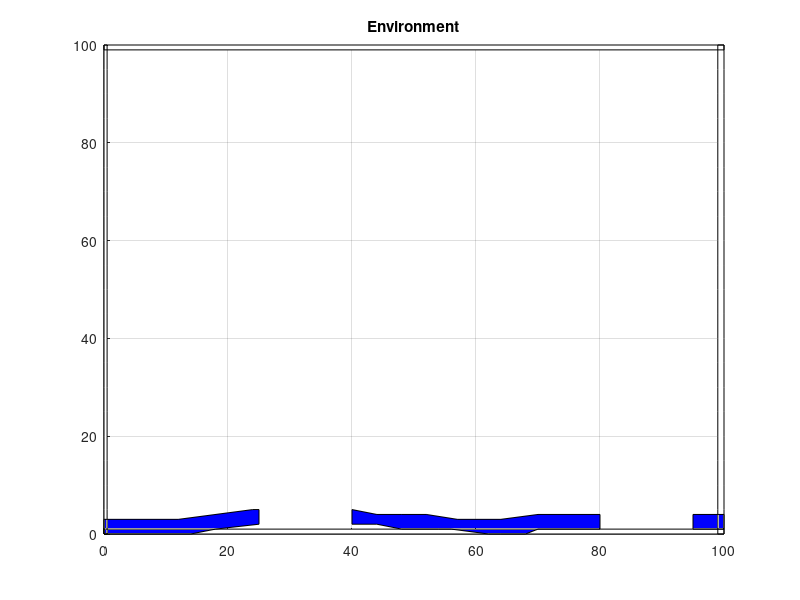

MATLAB code to generate this figure: (Note: this script raises an error after producing the figure.)
% My code
% I want dynamic obstacles so I will have to compute the field again each
% time the robot or the obstacles move.
% I have to use my own code really as I want multiple obstacles and
% multiple robots which the provided code doesn't really allow for. Check
% withg Lyuba that this ok... 
d2r = 0.0174533;


close all;

%%

clf;
clc;
clear;

szGridX = 100;
szGridY = 100;

% draw environment
figure(1)
title('Environment')
hold on
axis([0 szGridX 0 szGridY]);
grid on;
% 

% border left
BorderLx1 = [000 000 000 000 000 000 000 000 000 000 000 000 000 000 000 000 000 000 000 000 000];
BorderLy1 = [000 005 010 015 020 025 030 035 040 045 050 055 060 065 070 075 080 085 090 095 100];
BorderLx2 = 0.5*[001 001 001 001 001 001 001 001 001 001 001 001 001 001 001 001 001 001 001 001 001 000];
BorderLy2 = [100 095 090 085 080 075 070 065 060 055 050 045 040 035 030 025 020 015 010 005 000 000];
BorderLx = [BorderLx1 BorderLx2];
BorderLy = [BorderLy1 BorderLy2];
hgBorderL = hgtransform;
gfxBorderL = patch('XData',BorderLx,'YData',BorderLy,'FaceColor','white','Parent',hgBorderL);

% border lower
BorderBx1 = [000 005 010 015 020 025 030 035 040 045 050 055 060 065 070 075 080 085 090 095 100];
BorderBy1 = [000 000 000 000 000 000 000 000 000 000 000 000 000 000 000 000 000 000 000 000 000];
BorderBx2 = [100 095 090 085 080 075 070 065 060 055 050 045 040 035 030 025 020 015 010 005 000 000];
BorderBy2 = [001 001 001 001 001 001 001 001 001 001 001 001 001 001 001 001 001 001 001 001 001 000];
BorderBx = [BorderBx1 BorderBx2];
BorderBy = [BorderBy1 BorderBy2];
hgBorderB = hgtransform;
gfxBorderB = patch('XData',BorderBx,'YData',BorderBy,'FaceColor','white','Parent',hgBorderB);

% border top
BorderTx1 = [000 005 010 015 020 025 030 035 040 045 050 055 060 065 070 075 080 085 090 095 100];
BorderTy1 = [099 099 099 099 099 099 099 099 099 099 099 099 099 099 099 099 099 099 099 099 099];
BorderTx2 = [100 095 090 085 080 075 070 065 060 055 050 045 040 035 030 025 020 015 010 005 000 000];
BorderTy2 = [100 100 100 100 100 100 100 100 100 100 100 100 100 100 100 100 100 100 100 100 100 099];
BorderTx = [BorderTx1 BorderTx2];
BorderTy = [BorderTy1 BorderTy2];
hgBorderT = hgtransform;
gfxBorderT = patch('XData',BorderTx,'YData',BorderTy,'FaceColor','white','Parent',hgBorderT);

% border right
BorderRx1 = [099 099 099 099 099 099 099 099 099 099 099 099 099 099 099 099 099 099 099 099 099];
BorderRy1 = [000 005 010 015 020 025 030 035 040 045 050 055 060 065 070 075 080 085 090 095 100];
BorderRx2 = [100 100 100 100 100 100 100 100 100 100 100 100 100 100 100 100 100 100 100 100 100 099];
BorderRy2 = [100 095 090 085 080 075 070 065 060 055 050 045 040 035 030 025 020 015 010 005 000 000];
BorderRx = [BorderRx1 BorderRx2];
BorderRy = [BorderRy1 BorderRy2];
hgBorderR = hgtransform;
gfxBorderR = patch('XData',BorderRx,'YData',BorderRy,'FaceColor','white','Parent',hgBorderR);


%{
Borderx1 = [00 05 10 15 20 25 30 35 40 45 50 55 60 65 70 75 80 85 90 95 100];
Bordery1 = [00 00 00 00 00 00 00 00 00 00 00 00 00 00 00 00 00 00 00 00 000]; 
Borderx2 = [100 100 100 100 100 100 100 100 100 100 100 100 100 100 100 100 100 100 100 100];
Bordery2 = [005 010 015 020 025 030 035 040 045 050 055 060 065 070 075 080 085 090 095 100];
Borderx3 = [095 090 085 080 075 070 065 060 055 050 045 040 035 030 025 020 015 010 005 000];
Bordery3 = [100 100 100 100 100 100 100 100 100 100 100 100 100 100 100 100 100 100 100 100];
Borderx4 = [000 000 000 000 000 000 000 000 000 000 000 000 000 000 000 000 000 000 000 000];
Bordery4 = [095 090 085 080 075 070 065 060 055 050 045 040 035 030 025 020 015 010 005 000];
Borderx = [Borderx1 Borderx2 Borderx3 Borderx4];
Bordery = [Bordery1 Bordery2 Bordery3 Bordery4];
%}

%{
% draw long building - long
%drawLongBuilding(10,70);
hgLongBuilding = hgtransform;
%LongBuildingx = [0 00 10 20 30 40 50 50 40 30 20 10 00];
%LongBuildingy = [0 10 10 10 10 10 10 00 00 00 00 00 00];
LongBuildingx = [0 00 00 05 10 15 20 25 30 35 40 45 50 50 50 45 40 35 30 25 20 15 10 05 00];
LongBuildingy = [0 05 10 10 10 10 10 10 10 10 10 10 10 05 00 00 00 00 00 00 00 00 00 00 00];
gfxLongBuilding = patch('XData',LongBuildingx,'YData',LongBuildingy,'FaceColor','white','Parent',hgLongBuilding);
hgLongBuilding.Matrix = makehgtform('translate',[-10,-10,0]);
%}

% draw river
%drawRiver(0,0);
hgRiver1 = hgtransform;
hgRiver2 = hgtransform;
hgRiver3 = hgtransform;
river1x = [0 0 12 24 25 25 18 14 0];
river1y = [0 3  3  5  5 2  1  0 0];
%river2x = [40 48 52 64 80 80 68 62 56 54 48 40];
%river2y = [5  04 04 03 04 01 00 00 01 01 01 02];
river2x = [40 44 48 52 57 64 70 75 80 80 75 70 68 64 62 56 54 48 44 40];
river2y = [05 04 04 04 03 03 04 04 04 01 01 01 00 00 00 01 01 01 02 02];
%river3x = [90 95 100 100 95 90];
%river3y = [4   4   4   1  1  1];
river3x = [95 100 100 95];
river3y = [ 4   4   1  1];
gfxRiver1 = patch('XData',river1x,'YData',river1y,'FaceColor','blue','Parent',hgRiver1);
gfxRiver2 = patch('XData',river2x,'YData',river2y,'FaceColor','blue','Parent',hgRiver2);
gfxRiver3 = patch('XData',river3x,'YData',river3y,'FaceColor','blue','Parent',hgRiver3);
hgRiver1.Matrix = makehgtform('translate',[0,30,0]);
hgRiver2.Matrix = makehgtform('translate',[0,30,0]);
hgRiver3.Matrix = makehgtform('translate',[0,30,0]);

% runway and bridge
% This is a massive pain to draw while maintaing compatibility with older
% versions of Matlab, AND being able to keep the function parameters for
% generating the field clean! 
%runway1x = [90 90 95 95 20  20 30 30];
%runway1y = [38 25 25  5  5  25 25 42];
%runway2x = [40 40 80 80];
%runway2y = [42 25 25 38];
% line 1
hgRunway1 = hgtransform;
%Runway1x = [90 90 90 90 90];
%Runway1y = [38 35 32 28 25];
Runway1x = [95 95 95 95 95];
Runway1y = [38 35 32 28 25];
gfxRunway1 = patch('XData',Runway1x,'YData',Runway1y,'FaceColor','red','Parent',hgRunway1);
% line 2
hgRunway2 = hgtransform;
Runway2x = [95 95];
Runway2y = [25 25];
gfxRunway2 = patch('XData',Runway2x,'YData',Runway2y,'FaceColor','red','Parent',hgRunway2);
% line 3
hgRunway3 = hgtransform;
Runway3x = [95 95 95 95 95];
Runway3y = [25 20 15 10 05];
gfxRunway3 = patch('XData',Runway3x,'YData',Runway3y,'FaceColor','red','Parent',hgRunway3);
% line 4 long
hgRunway4 = hgtransform;
Runway4x = [95 90 85 80 75 70 65 60 55 50 45 40 35 30 25 20];
Runway4y = [05 05 05 05 05 05 05 05 05 05 05 05 05 05 05 05];
gfxRunway4 = patch('XData',Runway4x,'YData',Runway4y,'FaceColor','red','Parent',hgRunway4);
% line 5 long
hgRunway5 = hgtransform;
Runway5x = [20 20 20 20 20];
Runway5y = [05 10 15 20 25];
gfxRunway5 = patch('XData',Runway5x,'YData',Runway5y,'FaceColor','red','Parent',hgRunway5);
% line 6
hgRunway6 = hgtransform;
Runway6x = [20 25];
Runway6y = [25 25];
gfxRunway6 = patch('XData',Runway6x,'YData',Runway6y,'FaceColor','red','Parent',hgRunway6);
% line 7 long
hgRunway7 = hgtransform;
Runway7x = [25 25 25 25 25];
Runway7y = [25 30 35 40 42];
gfxRunway7 = patch('XData',Runway7x,'YData',Runway7y,'FaceColor','red','Parent',hgRunway7);
% line 8
hgRunway8 = hgtransform;
Runway8x = [40 40 40 40 40];
Runway8y = [42 40 35 30 25];
gfxRunway8 = patch('XData',Runway8x,'YData',Runway8y,'FaceColor','red','Parent',hgRunway8);
% line 9 long
hgRunway9 = hgtransform;
Runway9x = [40 45 50 55 60 65 70 75 80];
Runway9y = [25 25 25 25 25 25 25 25 25];
gfxRunway9 = patch('XData',Runway9x,'YData',Runway9y,'FaceColor','red','Parent',hgRunway9);
% line 10
hgRunway10 = hgtransform;
Runway10x = [80 80 80 80];
Runway10y = [25 30 35 38];
gfxRunway10 = patch('XData',Runway10x,'YData',Runway10y,'FaceColor','red','Parent',hgRunway10);

% fire station 1
%drawFirestation(20,90);
hgFirestation1 = hgtransform;
%Firestationx = [0  0 20 20 19 19 01 01 00 ];
%Firestationy = [0 10 10  0  0 09 09 00 00 ];
Firestationx = [0  0 20 20 19 19 01 01 00 ] + 20;
Firestationy = [0 10 10  0  0 09 09 00 00 ] + 90;
gfxFirestation1 = patch('XData',Firestationx,'YData',Firestationy,'FaceColor','red','Parent',hgFirestation1);
%hgFirestation1.Matrix = makehgtform('translate',[20,90,0]);

% fire station 2
%drawFirestation(60,90);
hgFirestation2 = hgtransform;
Firestationx = [0  0 20 20 19 19 01 01 00 ];
Firestationy = [0 10 10  0  0 09 09 00 00 ];
gfxFirestation2 = patch('XData',Firestationx,'YData',Firestationy,'FaceColor','red','Parent',hgFirestation2);
hgFirestation2.Matrix = makehgtform('translate',[60,90,0]);

% draw house 1
hgHouse1 = hgtransform;
%Housex = [10 10 20 25 25 10];
%Housey = [50 80 80 75 50 50];
Housex = [10 10 20 25 25 10];
Housey = [50 80 80 75 50 50];
gfxHouse1 = patch('XData',Housex,'YData',Housey,'FaceColor','white','Parent',hgHouse1);
%hgHouse1.Matrix = makehgtform('translate',[5,50,0]);

% draw house 2
hgHouse2 = hgtransform;
%Housex = [40 40 50 70 75 75 40];
%Housey = [40 50 50 70 70 40 40];
Housex = [40 40 50 55 60 65 70 75 75 75 75 75 75 70 65 60 55 50 45 40];
Housey = [40 50 50 55 60 65 70 70 65 60 55 50 40 40 40 40 40 40 40 40];
gfxHouse2 = patch('XData',Housex,'YData',Housey,'FaceColor','white','Parent',hgHouse2);
%hgHouse2.Matrix = makehgtform('translate',[0,10,0]);

% draw house 3
hgHouse3 = hgtransform;
Housex = [40 40 55 55 45 40];
Housey = [65 80 80 75 65 65];
gfxHouse3 = patch('XData',Housex,'YData',Housey,'FaceColor','white','Parent',hgHouse3);
%hgHouse3.Matrix = makehgtform('translate',[60,50,0]);

% draw house 4
% drawHouse(70,70);
hgHouse4 = hgtransform;
Housex = [90 90 99 99 90];
Housey = [55 80 80 55 55];
gfxHouse4 = patch('XData',Housex,'YData',Housey,'FaceColor','white','Parent',hgHouse4);
%hgHouse4.Matrix = makehgtform('translate',[85,50,0]);

% draw static tower
%drawTower(5,20);
hgTower1 = hgtransform;
Tower1x = [0 0 2 3 5 5 3 2 0];
Tower1y = [2 3 5 5 3 2 0 0 2];
gfxTower1 = patch('XData',Tower1x,'YData',Tower1y,'FaceColor','red','Parent',hgTower1);
hgTower1.Matrix = makehgtform('translate',[5,20,0]);

% draw static aircraft
%drawAirplane(15,25,3.5);
hgStaticAircraft1 = hgtransform;
%x = [0 1 5  7  9 8 11 12 12 11 12 12 11 12 12 11 8 9 7 5 1 0];
%y = [6 7 7 12 12 7 7   8  7  7  7  5  5  5  4  5 5 0 0 5 5 6];
x = [0 1 5  7  9 8 11 12 12 12 12 11 8 9 7 5 1 0];
y = [6 7 7 12 12 7 7   8  7  5  4  5 5 0 0 5 5 6];
gfxStaticAircraft1 = patch('XData',x,'YData',y,'FaceColor','red','Parent',hgStaticAircraft1);
hgStaticAircraft1.Matrix = makehgtform('translate',[15,15,3.5])*makehgtform('zrotate',3);

% draw crash aeroplane
%drawAirplane(50,50,pi/9)
hgCrashAircraft = hgtransform;
x = [0 1 5  7  9 8 11 12 12 12 12 11 8 9 7 5 1 0];
y = [6 7 7 12 12 7 7   8  7  5  4  5 5 0 0 5 5 6];
gfxCrashAircraft = patch('XData',x,'YData',y,'FaceColor','red','Parent',hgCrashAircraft);
hgCrashAircraft.Matrix = makehgtform('translate',[100,8,0]);

% draw generic flying aeroplane 1
% draw generic flying aeroplane 2

% draw ordinary car 1
% draw ordinary car 2

% fire engine 1
%drawFireEngine(48, 48, 0, 'defence');
hgFireEngine1 = hgtransform;
FireEnginex = [0 4 4 3 3 1 1 3 1 1 3 1 1 3 1 1 3 1 1 3 0 0]; 
FireEnginey = [0 0 8 8 3 3 4 4 4 5 5 5 6 6 6 7 7 7 8 8 8 0];
gfxFireEngine1 = patch('XData',FireEnginex,'YData',FireEnginey,'FaceColor','red','Parent',hgFireEngine1);
hgFireEngine1.Matrix = makehgtform('translate',[23,90.5,0]);

% fire engine 2
%drawFireEngine(48, 48, 0, 'defence');
hgFireEngine2 = hgtransform;
FireEnginex = [0 4 4 3 3 1 1 3 1 1 3 1 1 3 1 1 3 1 1 3 0 0]; 
FireEnginey = [0 0 8 8 3 3 4 4 4 5 5 5 6 6 6 7 7 7 8 8 8 0];
gfxFireEngine2 = patch('XData',FireEnginex,'YData',FireEnginey,'FaceColor','red','Parent',hgFireEngine2);
hgFireEngine2.Matrix = makehgtform('translate',[32,90.5,0]);

% fire engine 3
%drawFireEngine(48, 48, 0, 'defence');
hgFireEngine3 = hgtransform;
FireEnginex = [0 4 4 3 3 1 1 3 1 1 3 1 1 3 1 1 3 1 1 3 0 0]; 
FireEnginey = [0 0 8 8 3 3 4 4 4 5 5 5 6 6 6 7 7 7 8 8 8 0];
gfxFireEngine3 = patch('XData',FireEnginex,'YData',FireEnginey,'FaceColor','red','Parent',hgFireEngine3);
hgFireEngine3.Matrix = makehgtform('translate',[63,90.5,0]);

% fire engine 4
%drawFireEngine(48, 48, 0, 'defence');
hgFireEngine4 = hgtransform;
FireEnginex = [0 4 4 3 3 1 1 3 1 1 3 1 1 3 1 1 3 1 1 3 0 0]; 
FireEnginey = [0 0 8 8 3 3 4 4 4 5 5 5 6 6 6 7 7 7 8 8 8 0];
gfxFireEngine4 = patch('XData',FireEnginex,'YData',FireEnginey,'FaceColor','red','Parent',hgFireEngine4);
hgFireEngine4.Matrix = makehgtform('translate',[90,45,0]);


axis([0 szGridX 0 szGridY]);
daspect([1 1 1]) % lock the aspect ratiom to drawings look good
%
% set up variables etc

% create a array of arrays of static pints which cant be put in graphics
% objects without having to use the 2017 version of matlab -_-
% cant even do that without making it a mess -_- y me?

% create an array of all static obstacle transforms
% hg means hgtransform
hgStaticObs = ...
    [hgBorderL
    hgBorderR
    hgBorderT
    hgBorderB
    hgRiver1
    hgRiver2
    hgRiver3
    hgRunway1
    hgRunway2
    hgRunway3
    hgRunway4
    hgRunway5
    hgRunway6
    hgRunway7
    hgRunway8
    hgRunway9
    hgRunway10
    hgFirestation1
    hgFirestation2
    hgHouse1
    hgHouse2
    hgHouse3
    hgHouse4
    hgTower1
    hgStaticAircraft1
    ];
% and create an array of static obstacle image obstacles 
% gfx means graphics
gfxStaticObs = ...
    [gfxBorderL
    gfxBorderR
    gfxBorderT
    gfxBorderB
    gfxRiver1
    gfxRiver2
    gfxRiver3
    gfxRunway1
    gfxRunway2
    gfxRunway3
    gfxRunway4
    gfxRunway5
    gfxRunway6
    gfxRunway7
    gfxRunway8
    gfxRunway9
    gfxRunway10
    gfxFirestation1
    gfxFirestation2
    gfxHouse1
    gfxHouse2
    gfxHouse3
    gfxHouse4
    gfxTower1
    gfxStaticAircraft1
    ];
% create an array of all static obstacles with the transform applied to the
% location coords. This is way more efficient as we only need to compute
% these once (they are static obstacles)
% tfx means transformed
tfxStaticObs = getAllTransformedVectorsAsArray(gfxStaticObs,hgStaticObs);
% null out any z component vals
%for i=1:1:sel(size(tfxStaticObs),1,1)
for i=1:1:size(tfxStaticObs,1)
    if tfxStaticObs(i,3)>0
        tfxStaticObs(i,3) = 0;
    end
    if tfxStaticObs(i,6)>0
        tfxStaticObs(i,6) = 0;
    end
end

% create an array of all dynamic obstacle transform objects
hgDynamicObs = ...
    [hgCrashAircraft
    hgFireEngine1
    hgFireEngine2
    hgFireEngine3
    hgFireEngine4];
% and create an array of dynamic obstacle image obstacles 
gfxDynamicObs = ...
    [gfxCrashAircraft
    gfxFireEngine1
    gfxFireEngine2
    gfxFireEngine3
    gfxFireEngine4];
% create an array of all static obstacles with the transform applied to the
% location coords. This needs recomputing everytime you use it. Its just
% here for completeness so you can find it!
tfxDynamicObs = getAllTransformedVectorsAsArray(gfxDynamicObs,hgDynamicObs);

% draw navigation
goal = ...
    [40,15,0; % static goal (parking location)
     100,8,0; % dynamic goal (aircraft)
      80 10,0]; % right side of runway
robot = ... % robot locations, own team. cols: x, y, z. defenders
    [26 89 0;
     35 89 0;
     66 89 0;
     90 45 0];
obst = ...  % all obstacle. cols: x,y,z,weight
    [50, 5, 0];

% robot state
% used to implement the behavours
% followstatus: 0 not use, >0 id of DynamicObs being followed
% minimastatus: 0 not at local minima, >0 time waiting at minima (delay before getting random field)
% randomfield x,y,z: the random direction issues by random
% at goal. 0 not at goal, 1 at goal 
robotstate = ...
    [     0,            0,            0,            0,            0,             0,            0,                 0,       5,      0;  % fire engine 1
          0,            1,            0,            0,            0,             0,            0,                 0,      10,      0;  % fire engine 2
          2,            0,            0,            0,            0,             0,            0,                 0,      10,      0;  % fire engine 3
          3,            0,            0,            0,            0,             0,            0,                 0,       5,      0]; % fire engine 4
  0;%goalid, followstatus, minimastatus, velocitynorm, randomfieldx, random fieldy, randomfieldz, randomfieldstatus, standoff, atgoal
GOALID = 1;
FOLLOWSTATUS = 2;
MINIMASTATUS = 3;
VELOCITYNORM = 4;
RANDOMFIELDX = 5;
RANDOMFIELDY = 6;
RANDOMFIELDZ = 7;
RANDOMFIELDSTATUS = 8;
STANDOFF = 9;
ATGOAL = 10;
  
%%
% plot static field 
% warning, this is slow! ~4 mins

[x y] = meshgrid(1:1:101,1:1:101); 
% size of the field
szGridx = size(x,1);
szGridy = size(x,2);

fieldx = zeros(szGridx,szGridy);
fieldy = zeros(szGridx,szGridy);

% loop through the field
for m=1:1:szGridx;
    for n=1:1:szGridy;
        testlocs = [n,m,0];
        [field,robotstateret] = computeField(testlocs, robot, obst, goal, 'plotstaticobstaclefield',1, tfxStaticObs, tfxDynamicObs, robotstate);
        fieldx(m,n) = field(1);
        fieldy(m,n) = field(2);
        
    end
end

% draw static field
figure(1)
quiver(x,y,-fieldx,-fieldy);
figure(2)
fieldmag = sqrt(fieldx.^2 + fieldy.^2)
surf(fieldmag)
surf(fieldx,fieldy)
hold on
daspect([1 1 1]) % lock the aspect ratio to make drawings look good

%%

% place a circle at just the endpoints of the obstacle lines
for i=1:1:size(tfxStaticObs,1)
    drawCircle(tfxStaticObs(i,1), tfxStaticObs(i,2), 1);
    drawCircle(tfxStaticObs(i,4), tfxStaticObs(i,5), 1);
    axis([0 100 0 100]);
end

% place a circle at each point interpolating between the ends of
for i=1:1:size(tfxStaticObs,1)
    obslinelength = sqrt((tfxStaticObs(i,1)-tfxStaticObs(i,4))^2 + (tfxStaticObs(i,2)-tfxStaticObs(i,5))^2);
    obsangle = atan2(tfxStaticObs(i,2)-tfxStaticObs(i,5), tfxStaticObs(i,1)-tfxStaticObs(i,4));
    % find a suitable spacing
    pointsperline = 5;
    obslinespacing = obslinelength/pointsperline;
    % create the points along the line
    Points = zeros(2,pointsperline);
    for j=1:1:pointsperline
        Points(1,j) = tfxStaticObs(i,1)-j*obslinespacing*cos(obsangle);
        Points(2,j) = tfxStaticObs(i,2)-j*obslinespacing*sin(obsangle);
        % upper right
        if((pi/2)>obsangle>=(0))
        end
        % if upper left
        if((pi)>obsangle>=(pi/2))
            Points(1,j) = -1*Points(1,j);
        end
        % lower left
        if(((3*pi)/2)>obsangle>=(pi))
            Points(1,j) = -1*Points(1,j);
            Points(2,j) = -1*Points(2,j);
        end
        % lower right
        if((2*pi)>obsangle>=(3*pi/2))
            Points(2,j) = -1*Points(2,j);
        end

    end
    for j=1:1:pointsperline
        drawCircle(Points(1,j), Points(2,j), .5);
    end
    % endpoints
    drawCircle(tfxStaticObs(i,1), tfxStaticObs(i,2), .5);
    drawCircle(tfxStaticObs(i,4), tfxStaticObs(i,5), .5);
    axis([0 100 0 100]);
end
    
%%
% moving the robots through the airport scenario

t = 0;
tfinal = 500;   
deltat = 0.2;
GOALTHRESHOLD = 5;
robot2goalcounter = 0;

% loop until at the objective
d2g =  sqrt( (robot(1,1)-goal(1,1))^2 + (robot(1,2)-goal(1,2))^2 );
while(t<tfinal)
    while 2;%(d2g>GOALTHRESHOLD)
        
        % create an array of all static obstacles with the transform applied to the
        % location coords. This needs recomputing everytime you use it.
        tfxDynamicObs = getAllTransformedVectorsAsArray(gfxDynamicObs,hgDynamicObs);
        
        % crash aeroplane sequence
        if(t<10)
            angle = 0;
            hgCrashAircraft.Matrix = makehgtform('translate',[100-6*t,8,0]);
            % update new position of aircraft(goal)
            goal(2,:) = tfxDynamicObs(1,1:3)';
        end
        
        % fire engine movement
        for i=1:size(robot,1)
            active = 1;
            
            % delay robot2 for a few secs
            if t<2 && i==2
                active = 0;
            end
            % delay robot4 for a few secs
            if t<5.5 && i==4
                active = 0;
            end
            % robots at goal are inactive
            if robotstate(i,10)>0
                active = 0;
            end
            
            % second task for robot 2
            rtsk = 2;
            if i==rtsk % only the appropriate robot
                if robotstate(rtsk,ATGOAL)==1
                    % completed task 1
                    if(robot2goalcounter==0)
                        % get ready for second scenario
                        robotstate(rtsk,ATGOAL)=0;
                        active = 1;
                        % copy old goal array to a new bigger one
                        szGoal = size(goal,1);
                        goal2 = goal;
                        goal = zeros(szGoal+1,3);
                        goal(1:szGoal,:) = goal2(:,:);
                        % add a goal to the goals array
                        goal(szGoal+1,:) = [30,55,0];
                        % and set that as the goal
                        robotstate(rtsk,GOALID) = szGoal+1;
                        robotstate(rtsk,FOLLOWSTATUS) = 0;
                    end % task1
                    % completed task 1
                    if(robot2goalcounter==1)
                        % get ready for second scenario
                        robotstate(rtsk,ATGOAL)=0;
                        active = 1;
                        % copy old goal array to a new bigger one
                        szGoal = size(goal,1);
                        goal2 = goal;
                        goal = zeros(szGoal+1,3);
                        goal(1:szGoal,:) = goal2(:,:);
                        % add a goal to the goals array
                        goal(szGoal+1,:) = [65,80,0];
                        % and set that as the goal
                        robotstate(rtsk,GOALID) = szGoal+1;
                        robotstate(rtsk,FOLLOWSTATUS) = 0;
                    end % task 2
                robot2goalcounter = robot2goalcounter+1;
                end
            end
            
            if active==1 % select whether to run the code or not
                [field,robotstateret] = computeField(robot, robot, obst, goal, 'fireengine',i, tfxStaticObs, tfxDynamicObs, robotstate);
                robotstate = robotstateret;
                robotstateret(4,1);

                %{
                % model errors in measurement due to noise
                % additive white noise
                nweight = [0.004 0 0; 0 0.004 0; 0 0 0];
                delta = rand(3,1);
                %robot = robot+(delta*nweight)
                robot(i,:) = robot(i,:)+(nweight*delta)';
                %}
                
                % compute mag
                robot(i,:) = robot(i,:)-field';
                angle = atan2( (robot(i,2)-field(2))-robot(i,2), (robot(i,1)-field(1))-robot(i,1) )+(pi/2);
                
                % using hgtransform
                if(i==1)
                    hgFireEngine1.Matrix = makehgtform('translate',[robot(i,1),robot(i,2),0],'zrotate',(angle));
                end
                if(i==2)
                    hgFireEngine2.Matrix = makehgtform('translate',[robot(i,1),robot(i,2),0],'zrotate',(angle));
                end
                if(i==3)
                    hgFireEngine3.Matrix = makehgtform('translate',[robot(i,1),robot(i,2),0],'zrotate',(angle));
                end
                if(i==4)
                    hgFireEngine4.Matrix = makehgtform('translate',[robot(i,1),robot(i,2),0],'zrotate',(angle));
                end
            end
        end

        % loop related stuff after this only!
        %d2g = abs(norm(robotop(1,:))-norm(goal))
        d2g =  sqrt( (robot(1,1)-goal(1,1))^2 + (robot(1,2)-goal(1,2))^2 );
        axis([0 szGridX 0 szGridY]);
        pause(deltat);
        t = t+deltat;
        drawnow;
    end
end



